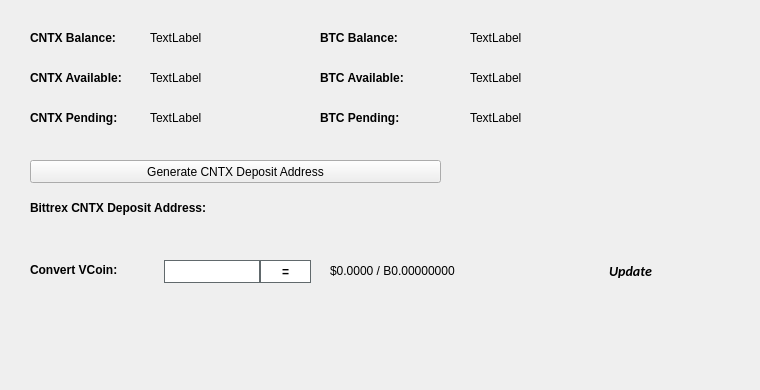
   <widget class="QWidget" name="BalanceTab">
    <attribute name="title">
     <string>Balance</string>
    </attribute>
    <widget class="QLabel" name="BitcoinBalanceLabel">
     <property name="geometry">
      <rect>
       <x>470</x>
       <y>30</y>
       <width>150</width>
       <height>16</height>
      </rect>
     </property>
     <property name="text">
      <string>TextLabel</string>
     </property>
    </widget>
    <widget class="QLabel" name="cntxcoinBalanceLabel">
     <property name="geometry">
      <rect>
       <x>150</x>
       <y>30</y>
       <width>150</width>
       <height>16</height>
      </rect>
     </property>
     <property name="text">
      <string>TextLabel</string>
     </property>
    </widget>
    <widget class="QLabel" name="label_11">
     <property name="geometry">
      <rect>
       <x>30</x>
       <y>30</y>
       <width>101</width>
       <height>16</height>
      </rect>
     </property>
     <property name="font">
      <font>
       <weight>75</weight>
       <bold>true</bold>
      </font>
     </property>
     <property name="text">
      <string>CNTX Balance:</string>
     </property>
    </widget>
    <widget class="QLabel" name="label_12">
     <property name="geometry">
      <rect>
       <x>320</x>
       <y>30</y>
       <width>101</width>
       <height>16</height>
      </rect>
     </property>
     <property name="font">
      <font>
       <weight>75</weight>
       <bold>true</bold>
      </font>
     </property>
     <property name="text">
      <string>BTC Balance:</string>
     </property>
    </widget>
    <widget class="QLabel" name="cntxcoinAvailableLabel_2">
     <property name="geometry">
      <rect>
       <x>150</x>
       <y>70</y>
       <width>150</width>
       <height>16</height>
      </rect>
     </property>
     <property name="text">
      <string>TextLabel</string>
     </property>
    </widget>
    <widget class="QLabel" name="label_13">
     <property name="geometry">
      <rect>
       <x>30</x>
       <y>70</y>
       <width>111</width>
       <height>16</height>
      </rect>
     </property>
     <property name="font">
      <font>
       <weight>75</weight>
       <bold>true</bold>
      </font>
     </property>
     <property name="text">
      <string>CNTX Available:</string>
     </property>
    </widget>
    <widget class="QLabel" name="label_14">
     <property name="geometry">
      <rect>
       <x>30</x>
       <y>110</y>
       <width>101</width>
       <height>16</height>
      </rect>
     </property>
     <property name="font">
      <font>
       <weight>75</weight>
       <bold>true</bold>
      </font>
     </property>
     <property name="text">
      <string>CNTX Pending:</string>
     </property>
    </widget>
    <widget class="QLabel" name="cntxcoinPendingLabel">
     <property name="geometry">
      <rect>
       <x>150</x>
       <y>110</y>
       <width>150</width>
       <height>16</height>
      </rect>
     </property>
     <property name="text">
      <string>TextLabel</string>
     </property>
    </widget>
    <widget class="QLabel" name="label_15">
     <property name="geometry">
      <rect>
       <x>320</x>
       <y>70</y>
       <width>111</width>
       <height>16</height>
      </rect>
     </property>
     <property name="font">
      <font>
       <weight>75</weight>
       <bold>true</bold>
      </font>
     </property>
     <property name="text">
      <string>BTC Available:</string>
     </property>
    </widget>
    <widget class="QLabel" name="BitcoinAvailableLabel">
     <property name="geometry">
      <rect>
       <x>470</x>
       <y>70</y>
       <width>150</width>
       <height>16</height>
      </rect>
     </property>
     <property name="text">
      <string>TextLabel</string>
     </property>
    </widget>
    <widget class="QLabel" name="label_31">
     <property name="geometry">
      <rect>
       <x>320</x>
       <y>110</y>
       <width>111</width>
       <height>16</height>
      </rect>
     </property>
     <property name="font">
      <font>
       <weight>75</weight>
       <bold>true</bold>
      </font>
     </property>
     <property name="text">
      <string>BTC Pending:</string>
     </property>
    </widget>
    <widget class="QLabel" name="BitcoinPendingLabel">
     <property name="geometry">
      <rect>
       <x>470</x>
       <y>110</y>
       <width>150</width>
       <height>16</height>
      </rect>
     </property>
     <property name="text">
      <string>TextLabel</string>
     </property>
    </widget>
    <widget class="QLabel" name="label_33">
     <property name="geometry">
      <rect>
       <x>30</x>
       <y>200</y>
       <width>221</width>
       <height>16</height>
      </rect>
     </property>
     <property name="font">
      <font>
       <weight>75</weight>
       <bold>true</bold>
      </font>
     </property>
     <property name="text">
      <string>Bittrex CNTX Deposit Address:</string>
     </property>
    </widget>
    <widget class="QPushButton" name="GenDepositBTN">
     <property name="geometry">
      <rect>
       <x>30</x>
       <y>160</y>
       <width>411</width>
       <height>23</height>
      </rect>
     </property>
     <property name="text">
      <string>Generate CNTX Deposit Address</string>
     </property>
     <property name="icon">
      <iconset resource="../cntxcoin.qrc">
       <normaloff>:/icons/bitcoin</normaloff>:/icons/bitcoin</iconset>
     </property>
    </widget>
    <widget class="QLabel" name="DepositAddressLabel">
     <property name="geometry">
      <rect>
       <x>200</x>
       <y>200</y>
       <width>261</width>
       <height>16</height>
      </rect>
     </property>
     <property name="palette">
      <palette>
       <active>
        <colorrole role="WindowText">
         <brush brushstyle="SolidPattern">
          <color alpha="255">
           <red>0</red>
           <green>0</green>
           <blue>0</blue>
          </color>
         </brush>
        </colorrole>
        <colorrole role="Text">
         <brush brushstyle="SolidPattern">
          <color alpha="255">
           <red>0</red>
           <green>0</green>
           <blue>255</blue>
          </color>
         </brush>
        </colorrole>
       </active>
       <inactive>
        <colorrole role="WindowText">
         <brush brushstyle="SolidPattern">
          <color alpha="255">
           <red>0</red>
           <green>0</green>
           <blue>0</blue>
          </color>
         </brush>
        </colorrole>
        <colorrole role="Text">
         <brush brushstyle="SolidPattern">
          <color alpha="255">
           <red>0</red>
           <green>0</green>
           <blue>255</blue>
          </color>
         </brush>
        </colorrole>
       </inactive>
       <disabled>
        <colorrole role="WindowText">
         <brush brushstyle="SolidPattern">
          <color alpha="255">
           <red>120</red>
           <green>120</green>
           <blue>120</blue>
          </color>
         </brush>
        </colorrole>
        <colorrole role="Text">
         <brush brushstyle="SolidPattern">
          <color alpha="255">
           <red>120</red>
           <green>120</green>
           <blue>120</blue>
          </color>
         </brush>
        </colorrole>
       </disabled>
      </palette>
     </property>
     <property name="font">
      <font>
       <weight>75</weight>
       <bold>true</bold>
      </font>
     </property>
     <property name="text">
      <string/>
     </property>
     <property name="alignment">
      <set>Qt::AlignRight|Qt::AlignTrailing|Qt::AlignVCenter</set>
     </property>
     <property name="textInteractionFlags">
      <set>Qt::LinksAccessibleByMouse|Qt::TextSelectableByKeyboard|Qt::TextSelectableByMouse</set>
     </property>
    </widget>
    <widget class="QLabel" name="label_8">
     <property name="geometry">
      <rect>
       <x>460</x>
       <y>300</y>
       <width>281</width>
       <height>81</height>
      </rect>
     </property>
     <property name="text">
      <string/>
     </property>
     <property name="pixmap">
      <pixmap>:/images/bittrex</pixmap>
     </property>
    </widget>
    <widget class="QWidget" name="widgetConversion" native="true">
     <property name="geometry">
      <rect>
       <x>0</x>
       <y>250</y>
       <width>751</width>
       <height>43</height>
      </rect>
     </property>
     <property name="minimumSize">
      <size>
       <width>0</width>
       <height>43</height>
      </size>
     </property>
     <property name="styleSheet">
      <string notr="true"/>
     </property>
     <widget class="QPushButton" name="btnUpdateMarketData">
      <property name="geometry">
       <rect>
        <x>575</x>
        <y>0</y>
        <width>111</width>
        <height>41</height>
       </rect>
      </property>
      <property name="sizePolicy">
       <sizepolicy hsizetype="Expanding" vsizetype="Expanding">
        <horstretch>0</horstretch>
        <verstretch>0</verstretch>
       </sizepolicy>
      </property>
      <property name="font">
       <font>
        <family>calibri</family>
        <pointsize>-1</pointsize>
        <weight>75</weight>
        <italic>true</italic>
        <bold>true</bold>
       </font>
      </property>
      <property name="styleSheet">
       <string notr="true">margin:0px;text-align:center;padding:2px;border-radius:3px;font-style:italic;width:100px;font-size:14px;font-family:calibri;font-weight:600;</string>
      </property>
      <property name="text">
       <string>Update</string>
      </property>
      <property name="iconSize">
       <size>
        <width>150</width>
        <height>35</height>
       </size>
      </property>
      <property name="autoDefault">
       <bool>true</bool>
      </property>
      <property name="default">
       <bool>true</bool>
      </property>
     </widget>
     <widget class="QLabel" name="lblConvertVCoin">
      <property name="geometry">
       <rect>
        <x>30</x>
        <y>10</y>
        <width>131</width>
        <height>20</height>
       </rect>
      </property>
      <property name="styleSheet">
       <string notr="true"/>
      </property>
      <property name="text">
       <string>&lt;html&gt;&lt;head/&gt;&lt;body&gt;&lt;p&gt;&lt;span style=&quot; font-weight:600;&quot;&gt;Convert VCoin:&lt;/span&gt;&lt;/p&gt;&lt;/body&gt;&lt;/html&gt;</string>
      </property>
     </widget>
     <widget class="QLineEdit" name="txtConvertVCoinQty">
      <property name="geometry">
       <rect>
        <x>160</x>
        <y>10</y>
        <width>100</width>
        <height>23</height>
       </rect>
      </property>
      <property name="minimumSize">
       <size>
        <width>100</width>
        <height>23</height>
       </size>
      </property>
      <property name="maximumSize">
       <size>
        <width>100</width>
        <height>16777215</height>
       </size>
      </property>
      <property name="styleSheet">
       <string notr="true">border: 1px solid #61696c;margin-left:4px;</string>
      </property>
     </widget>
     <widget class="QPushButton" name="btnConvertPhc">
      <property name="geometry">
       <rect>
        <x>260</x>
        <y>10</y>
        <width>51</width>
        <height>23</height>
       </rect>
      </property>
      <property name="minimumSize">
       <size>
        <width>0</width>
        <height>23</height>
       </size>
      </property>
      <property name="styleSheet">
       <string notr="true">border:1px solid #61696c;background:white;font-weight:600;</string>
      </property>
      <property name="text">
       <string>=</string>
      </property>
     </widget>
     <widget class="QLabel" name="lblConvertVCoinResults">
      <property name="geometry">
       <rect>
        <x>330</x>
        <y>0</y>
        <width>201</width>
        <height>41</height>
       </rect>
      </property>
      <property name="styleSheet">
       <string notr="true"/>
      </property>
      <property name="text">
       <string>$0.0000 / B0.00000000</string>
      </property>
     </widget>
     <widget class="QLabel" name="iconOverviewUpdateWait">
      <property name="geometry">
       <rect>
        <x>670</x>
        <y>10</y>
        <width>24</width>
        <height>24</height>
       </rect>
      </property>
      <property name="text">
       <string/>
      </property>
      <property name="pixmap">
       <pixmap resource="../cntxcoin.qrc">:/icons/transaction_1</pixmap>
      </property>
      <property name="scaledContents">
       <bool>true</bool>
      </property>
      <property name="alignment">
       <set>Qt::AlignCenter</set>
      </property>
     </widget>
    </widget>
   </widget>
